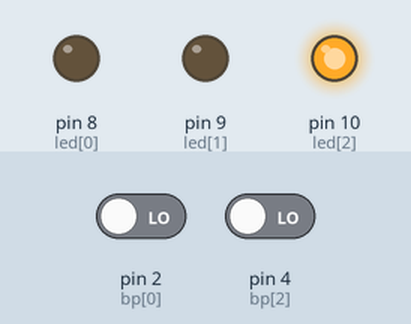
Simulated run of this sketch. Board: Arduino Uno, built with avr-gcc and run on an emulated ATmega328P. On the bench: output pins drawn as LEDs (lit = HIGH). The test bench sets the inputs (shaded band); at power-on: pin 2 (bp[0]) LOW, pin 4 (bp[2]) LOW. Random numbers use the default seed unless the sketch sets one; what the sketch prints to the serial monitor is not drawn.

Above: at 1.2 s.
1.3 s: pin 2 (bp[0]) driven HIGH
At 2.4 s:
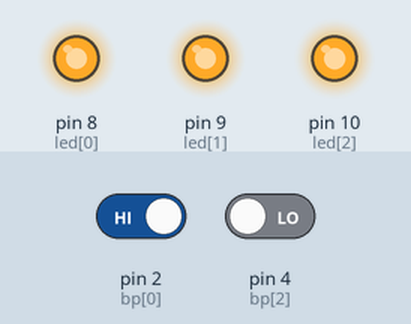
Timing chart, 0 to 4.3 s (numbered marks = the images above; inputs shaded):
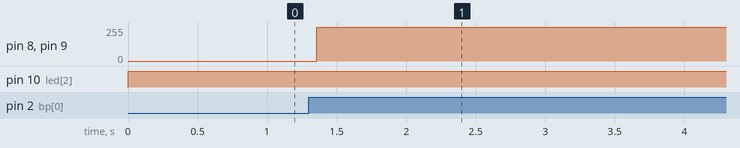

The sketch:

azibeiro_savelli_bipeur.ino
```cpp
int led[3] = {8, 9, 10};           // on déclare les leds
int bp[3] = {2, 3, 4};            // on déclare les bps
//int sol[2] = {0, 0};

int initLed = 0;
int i;
int randnumber ;
int tirage = 0;
int compteur;
int score;
unsigned long time;

boolean gameover = false; //On a perdu le jeu


void setup() {

  Serial.begin(9600);
  for (i = 0; i < 3; i++) {          //Boucle
    pinMode(bp[i], INPUT);        // les boutons poussoirs sont des entrées
    pinMode(led[i], OUTPUT);      // les leds sont des sorties
    digitalWrite(led[i], LOW);    // les leds sont éteintes
    //digitalWrite(bp[i],HIGH);     // les boutons poussoirs sont allumés
  }
  compteur = 0;
  randomSeed(analogRead(0));
}


void loop() {

  if (initLed == 0)  {                     // On initialise à 0
    //sol[0] = 0;
    //sol[1] = 0;
    randnumber = random(0, 3);            // Déclaration d'un premier nombre aléatoire de 0 à 1
    //sol[randnumber] = 1;
    digitalWrite(led[randnumber], HIGH);  // La led choisi aléatoirement s'allume
    compteur = compteur + 1;              // On ajoute au compteur 1 pour montrer qu'une boucle a été exécuté
    initLed = 1;                          // On indique au programme qu'on est plus à 0 (initialisation)
    tirage = 1;                           // Permet d'aller au test suivant
    Serial.print("valeur du random : ");
    Serial.println(randnumber);
    Serial.print("compteur : ");
    Serial.println(compteur);
  }


  if (tirage == 1 ) {
    // Deuxième test
    if (digitalRead(bp[randnumber]) == HIGH) {  // On lit si le bouton poussoir associé a la led est actif
      digitalWrite(led[randnumber], LOW);    // On éteint la led si on appuie sur le bp
      randnumber = random(0, 3);                // On cherche un autre nombre aléatoire
      Serial.print("valeur du random : ");
      Serial.println(randnumber);
      digitalWrite(led[randnumber], HIGH);   // On allume la led correspondant a ce nouveau nombre
      compteur += 1;
      Serial.print("compteur : ");
      Serial.println(compteur);
      delay(200);
    }
    else {
      if ( digitalRead(bp[(randnumber + 1) % 3]) == HIGH) {
        digitalWrite(led[randnumber], LOW);               //Si l'un des autres bp est activé on éteint la led
        tirage = 0;                                       //On allume le score à la fin
        Serial.println("perdu");
      }
    }
  }

  score = compteur - 1;                          // On calcul le score
  if (tirage == 0) {                             // On teste si la variable tirage est à 0
    allumer(score);                                // Permet d'allumer le score à l'aide des leds
  }


  if (tirage >= 25) {
    digitalWrite(led[0], LOW);
    digitalWrite(led[1], LOW);
    digitalWrite(led[2], LOW);
    //gameover = true;
    Serial.println("Game over");
  }

  Serial.println(digitalRead(0));

}


void allumer(int score) {                        // Fonction allumer qui prend en variable le score et qui ne retourne rien
  digitalWrite(led[0], LOW);                     // La led 0 est éteinte
  digitalWrite(led[1], LOW);                     // La led 1 est éteinte
  digitalWrite(led[2], LOW);                     // La led 1 est éteinte

  for (int j = score; j > 0; j--) {                //Boucle décrementant le score jusqu'à ce qu'il soit égal à 1
    digitalWrite(led[j % 3], HIGH);                //Allume la led modulo 2 (Un nombre entre 0 et 1)
    digitalWrite(led[j % 3], LOW);                 //Éteint la led modulo 2 (Un nombre entre 0 et 1)
    digitalWrite(led[j % 3], LOW);                 //Éteint la led modulo 2 (Un nombre entre 0 et 1)
  }
  digitalWrite(led[0], HIGH);                    // On allume la led 0
  digitalWrite(led[1], HIGH);                    // On allume la led 1
  digitalWrite(led[2], HIGH);                    // On allume la led 2
}
```

Measured:
- after the input at 1.3 s, pin 8 (led[0]), pin 9 (led[1]): 0/255 → 254/255 after 0.06 s
